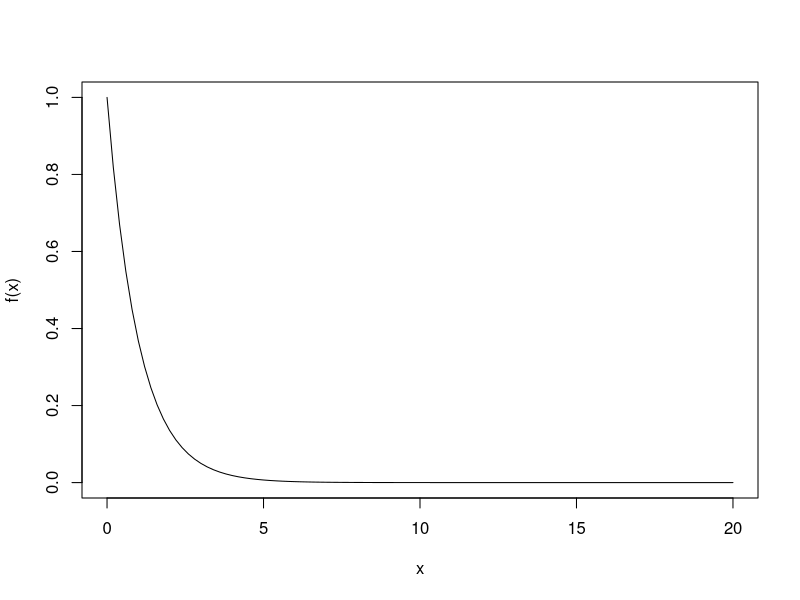
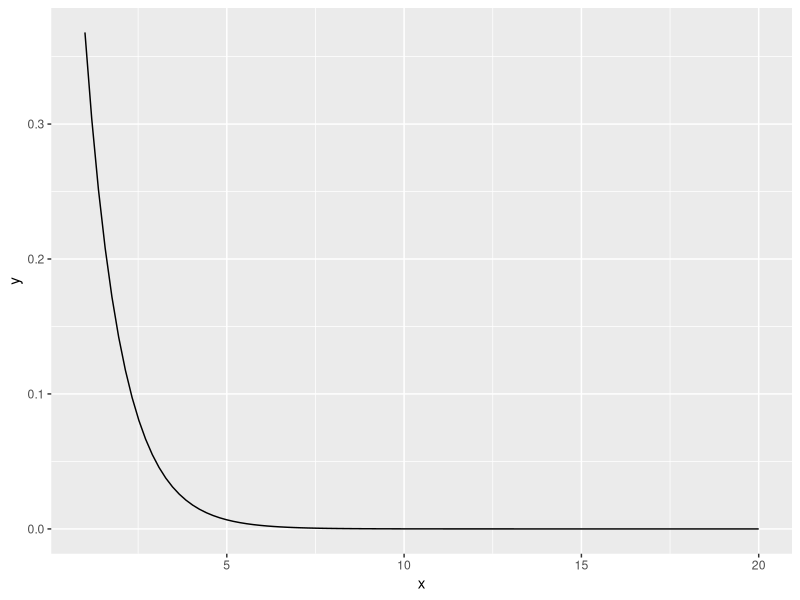

Here is the R script that generated these plots, in order:

# function as an expression
f = function(y) exp(-y)

# drawing the function
curve(f, from=0, to=20)

# using ggplot
library("ggplot2")

ggplot(data.frame(x=c(1, 20)), aes(x=x)) + 
  stat_function(fun=f)
